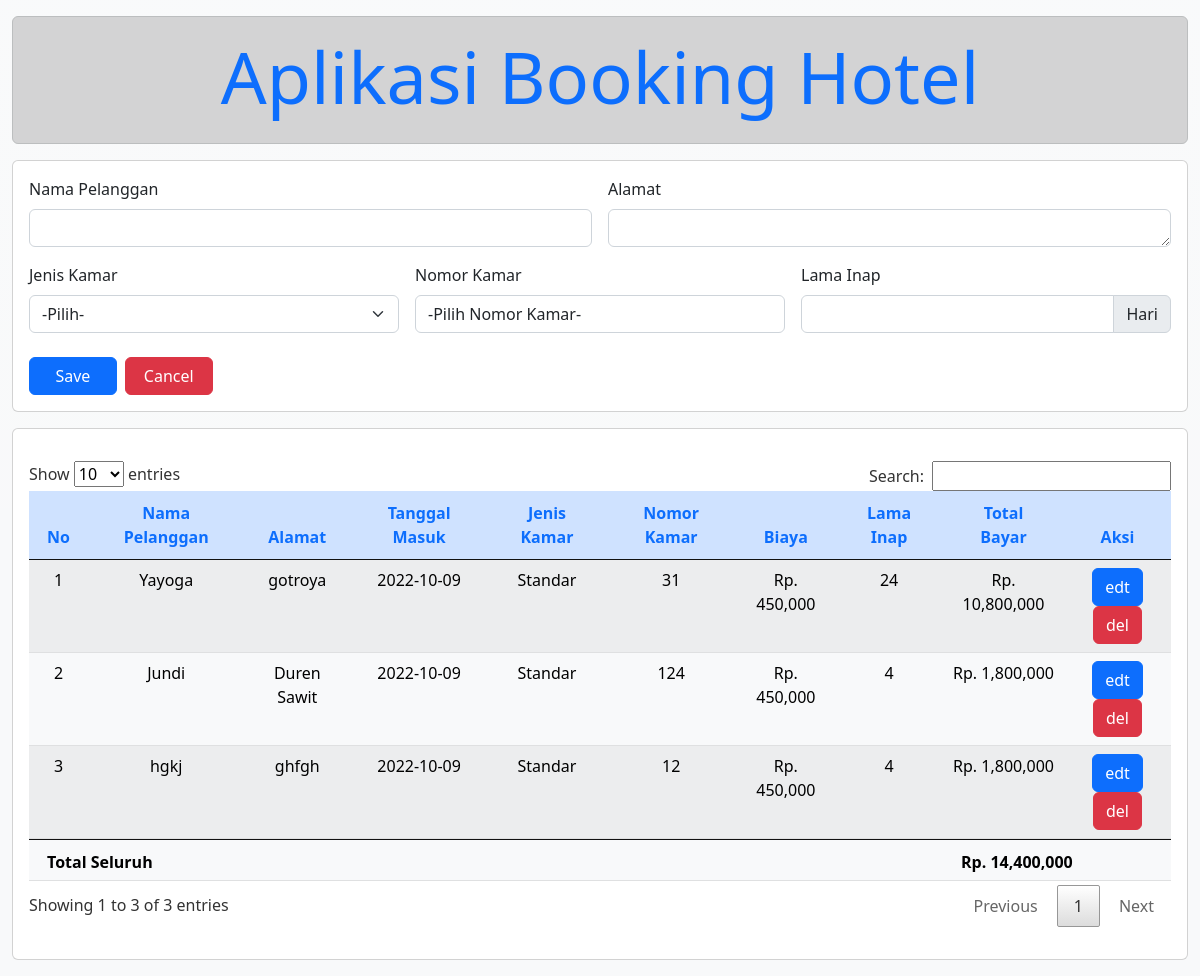
The page / on the database its author committed.
### tables this page shows
CREATE TABLE `book_detail` (
  `id_bodet` int(11) NOT NULL,
  `nama_pelanggan` varchar(30) NOT NULL,
  `alamat` text DEFAULT NULL,
  `tanggal_masuk` datetime DEFAULT current_timestamp(),
  `id_jenkam` int(11) NOT NULL,
  `no_kamar` varchar(3) NOT NULL,
  `lama_inap` int(11) NOT NULL
);

CREATE TABLE `jenis_kamar` (
  `id_jenkam` int(11) NOT NULL,
  `jenkam` varchar(10) NOT NULL,
  `biaya` int(11) NOT NULL
);

### index.php (the view, shortened to what this page needs)
<!DOCTYPE html>
<html lang="en">
<head>
    <link rel="stylesheet" href="assets/bootstrap.min.css">
    <link rel="stylesheet" href="assets/jquery.dataTables.min.css">
</head>
<body class="bg-light bg-gradient">
    <div class="container-fluid py-3">
        <div class="row">
            <div class="col-12">
                <div class="alert alert-dark">
                    <h1 class="display-2 text-primary text-center">Aplikasi Booking Hotel</h1>
                </div>
            </div>
        </div>
        <div class="row">
            <div class="col-12">
                <div class="card mb-3">
                    <div class="card-body">
                        <form method="post" action="<?= isset($_GET['id']) && isset($_GET['action']) && $_GET['action'] == 'edt' ? 'pdo/edt.php' : 'index.php'; ?>">
                            <div class="row gx-3">
                                <div class="col-lg-6 mb-3">
                                    <label for="nama_pelanggan" class="form-label">Nama Pelanggan</label>
                                    <input type="text" name="nama_pelanggan" id="nama_pelanggan" class="form-control" value="<?= $erow['nama_pelanggan'] ?? ''; ?>">
                                </div>
                                <div class="col-lg-6 mb-3">
                                    <label for="alamat" class="form-label">Alamat</label>
                                    <textarea name="alamat" id="alamat" rows="1" class="form-control"><?= $erow['alamat'] ?? ''; ?></textarea>
                                </div>
                            </div>
                            <div class="row gx-3">
                                <div class="col-lg-4 mb-3">
                                    <label for="jenkam" class="form-label">Jenis Kamar</label>
                                    <select name="jenkam" id="jenkam" class="form-select">
                                        <option selected disabled>-Pilih-</option>
                                    </select>
                                </div>
                                <div class="col-lg-4 mb-3">
                                    <label for="no_kamar" class="form-label">Nomor Kamar</label>
                                    <select type="number" name="no_kamar" id="no_kamar" class="form-control" max="999" value="<?= $erow['no_kamar'] ?? ''; ?>">
                                        <option selected disabled>-Pilih Nomor Kamar-</option>
                                    </select>
                                </div>
                                <div class="col-lg-4 mb-3">
                                    <label for="lama_inap" class="form-label">Lama Inap</label>
                                    <div class="input-group">
                                        <input type="number" name="lama_inap" id="lama_inap" class="form-control" value="<?= $erow['lama_inap'] ?? '' ?>">
                                        <label for="" class="input-group-text"> Hari </label>
                                    </div>
                                </div>
                            </div>
                            <div class="row mt-2 gx-2">
                                <div class="col-lg-1">
                                    <button type="submit" class="btn btn-primary w-100">Save</button>
                                </div>
                                <div class="col-lg-1">
                                    <a href='index.php' class="btn btn-danger w-100">Cancel</a>
                                </div>
                            </div>
                    </div>
                </div>
            </div>
            <div class="col-12">
                <div class="card py-3">
                    <div class="card-body">
                        <div class="table-responsive">
                            <table class="table table-light table-hover table-striped dtabel text-center">
                                <thead>
                                    <tr class="table-primary text-primary">
                                        <th>No</th>
                                        <th>Nama Pelanggan</th>
                                        <th>Alamat</th>
                                        <th>Tanggal Masuk</th>
                                        <th>Jenis Kamar</th>
                                        <th>Nomor Kamar</th>
                                        <th>Biaya</th>
                                        <th>Lama Inap</th>
                                        <th>Total Bayar</th>
                                        <th>Aksi</th>
                                    </tr>
                                </thead>
                                <tbody>
                                    <?php
                                    require 'pdo/config.php';
                                    try {
                                        $sql = "select b.id_bodet, b.nama_pelanggan, b.alamat, date(b.tanggal_masuk) tanggal_masuk, j.jenkam, b.no_kamar, j.biaya, b.lama_inap, j.biaya * b.lama_inap total_bayar from book_detail b join jenis_kamar j on b.id_jenkam = j.id_jenkam";
                                        $stmt = $conn->prepare($sql);
                                        $stmt->execute();
                                        $total = 0;
                                        $no = 1;
                                        while ($row = $stmt->fetch()) {
                                            $total += $row['total_bayar'];
                                    ?>
                                            <tr>
                                                <td><?= $no++ ?></td>
                                                <td><?= $row['nama_pelanggan'] ?></td>
                                                <td><?= $row['alamat'] ?></td>
                                                <td><?= $row['tanggal_masuk'] ?></td>
                                                <td><?= ucfirst($row['jenkam']) ?></td>
                                                <td><?= $row['no_kamar'] ?></td>
                                                <td><?= 'Rp. ' . number_format($row['biaya']) ?></td>
                                                <td><?= $row['lama_inap'] ?></td>
                                                <td><?= 'Rp. ' . number_format($row['total_bayar']) ?></td>
                                                <td>
                                                    <a class="btn btn-primary" href="index.php?action=edt&id=<?= $row['id_bodet'] ?>">edt</a>
                                                    <a href="index.php?action=del&id=<?= $row['id_bodet'] ?>" class="btn btn-danger">del</a>
                                                </td>
                                            </tr>
                                    <?php
                                        }
                                    } catch (PDOException $e) {
                                        echo '<tr><td colspan="8">' . $e->getMessage() . '</td></tr>';
                                    }
                                    ?>
                                </tbody>
                                <tfoot>
                                    <tr>
                                        <th colspan="8" class="text-start">Total Seluruh</th>
                                        <th colspan="2" class="text-start"><?= 'Rp. ' . number_format($total) ?></th>
                                    </tr>
                                </tfoot>
                            </table>
                        </div>
                    </div>
                </div>
            </div>
        </div>
    </div>
</body>
</html>

### rows shown on the page
book_detail: nama_pelanggan "Yayoga", alamat "gotroya", tanggal_masuk "2022-10-09", id_jenkam.jenkam "Standar", no_kamar "31", id_jenkam.biaya "450,000", lama_inap "24", total_bayar "10,800,000"
book_detail: nama_pelanggan "Jundi", alamat "Duren Sawit", tanggal_masuk "2022-10-09", id_jenkam.jenkam "Standar", no_kamar "124", id_jenkam.biaya "450,000", lama_inap "4", total_bayar "1,800,000"
book_detail: nama_pelanggan "hgkj", alamat "ghfgh", tanggal_masuk "2022-10-09", id_jenkam.jenkam "Standar", no_kamar "12", id_jenkam.biaya "450,000", lama_inap "4", total_bayar "1,800,000"

### other values the page prints
$total "14,400,000"
